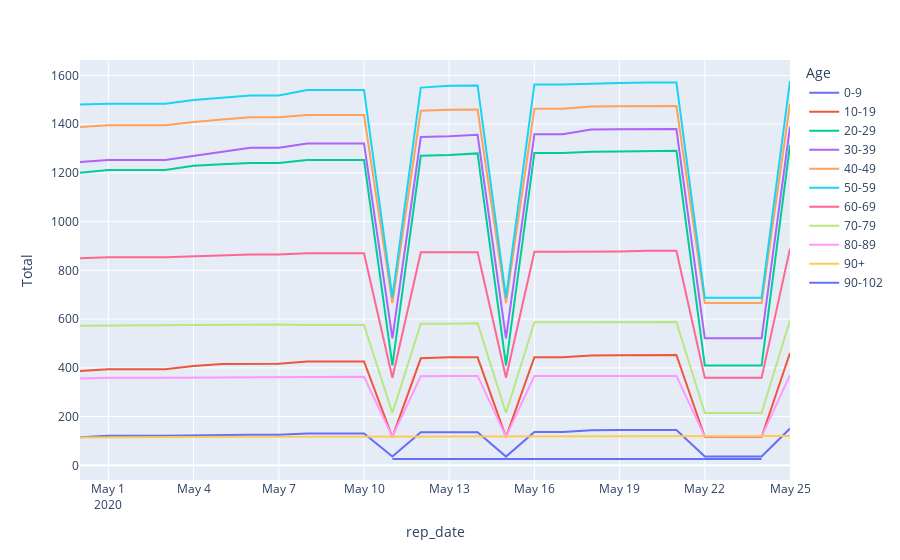

Notebook code cell kept with this figure:
### Code cell
import plotly.express as px

fig = px.line(df_age_gender, x="rep_date", y="Total", color='Age')
fig.show()
